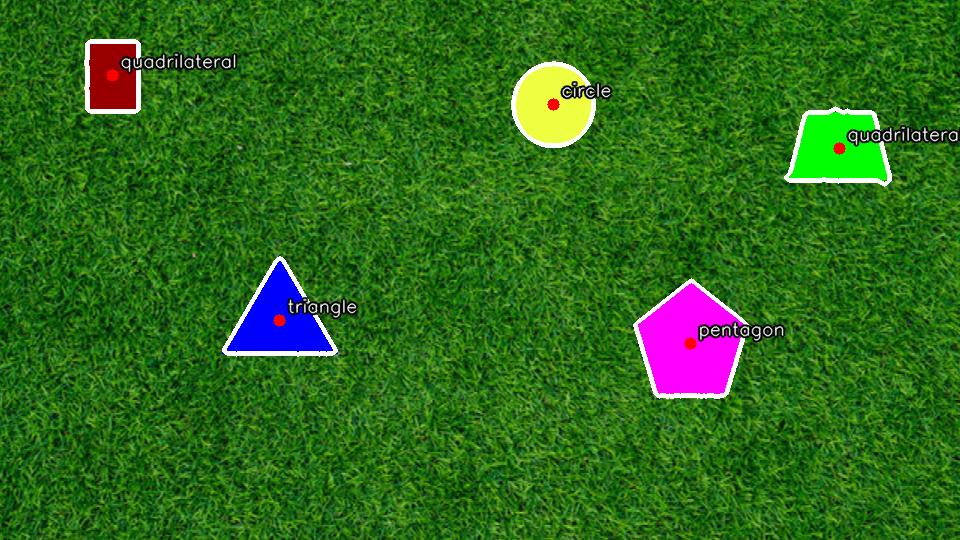
#> input picture annotated.png, 960 x 540 px
$ python Q4.py --input annotated.png
#> lines starting #> are read from the running program, lines starting #| are printed output that depends on the picture; after the words box and inside, x2 and y2 are one past the last pixel; in counts of white or black regions, pixels touching at a corner belong together
#> in main, img is the input picture: shape (540, 960, 3); mean B, G, R 26.7, 106, 46.1
#!/usr/bin/env python3
# -*- coding: utf-8 -*-
"""
Static shape detection on a grassy background (minimal) + Part 4 (3D centers):
- Detect colored shapes (red, yellow, blue, magenta, bright green)
- Outline contours, mark centers, label shape
- NEW: Estimate plane depth Z from a known-size circle (radius=10 in), then back-project
       each center (u,v) -> (X,Y,Z) in camera frame with given intrinsics K.
- If no circle is found, Z is reported as unknown (still outputs 2D annotations).

Usage:
python Q4.py --input PennAir_2024_App_Static.png --output annotatedQ4.png
"""
import cv2
import numpy as np
import argparse
from pathlib import Path
import math

# ---------- Camera intrinsics (given) ----------
FX = 2564.3186869
FY = 2569.70273111
CX = 0.0
CY = 0.0
F_MEAN = 0.5 * (FX + FY)

# Real circle size (inches)
CIRCLE_RADIUS_IN = 10.0
CIRCLE_DIAM_IN = 2.0 * CIRCLE_RADIUS_IN

def classify_shape(contour):
    peri = cv2.arcLength(contour, True)
    if peri == 0:
        return "unknown"
    approx = cv2.approxPolyDP(contour, 0.02 * peri, True)
    v = len(approx)
    area = cv2.contourArea(contour)
    if area < 200:  # ignore tiny blobs
        return None
    circ = 4 * np.pi * area / (peri * peri)   # circularity
    if v == 3:
        return "triangle"
    elif v == 4:
        return "quadrilateral"
    elif v == 5:
        return "pentagon"
    else:
        if circ > 0.75:
            return "circle"
        return "polygon"

# --- small helpers for Part 4 ---
def depth_from_circle_pixels(r_px: float):
    """Z (in) = f_mean * D_real / d_px, where d_px = 2*r_px (circle diameter in pixels)."""
    if r_px is None or r_px <= 0:
        return None
    d_px = 2.0 * r_px
    return (F_MEAN * CIRCLE_DIAM_IN) / d_px

def pixel_to_camera_xyz(u: float, v: float, Z_in: float):
    """(u,v,1)*Z with intrinsics: X=(u-cx)/fx*Z, Y=(v-cy)/fy*Z, Z=Z. Units: inches."""
    X = (u - CX) / FX * Z_in
    Y = (v - CY) / FY * Z_in
    return (X, Y, Z_in)

def detect_and_annotate(img_bgr):
    hsv = cv2.cvtColor(img_bgr, cv2.COLOR_BGR2HSV)
#> hsv: shape (540, 960, 3); mean H, S, V 54.3, 211.8, 113

    # Color ranges (OpenCV HSV: H in [0,179])
    color_ranges = {
        "red1": ((0, 120, 70), (10, 255, 255)),
        "red2": ((170, 120, 70), (179, 255, 255)),
        "yellow": ((20, 120, 120), (35, 255, 255)),
        "blue": ((100, 120, 70), (130, 255, 255)),
        "magenta": ((140, 120, 70), (170, 255, 255)),
        # bright green; increase V to avoid grass
        "bright_green": ((45, 120, 170), (85, 255, 255)),
    }

    masks = []
    for name, (low, high) in color_ranges.items():
        low = np.array(low, dtype=np.uint8)
        high = np.array(high, dtype=np.uint8)
        mask = cv2.inRange(hsv, low, high)
        k = cv2.getStructuringElement(cv2.MORPH_ELLIPSE, (7,7))
        mask = cv2.morphologyEx(mask, cv2.MORPH_CLOSE, k, iterations=2)
        mask = cv2.morphologyEx(mask, cv2.MORPH_OPEN, k, iterations=1)
        masks.append((name, mask))
#> this loop made 6 passes
#> pass 1, in detect_and_annotate, `mask = cv2.inRange(hsv, low, high)`:
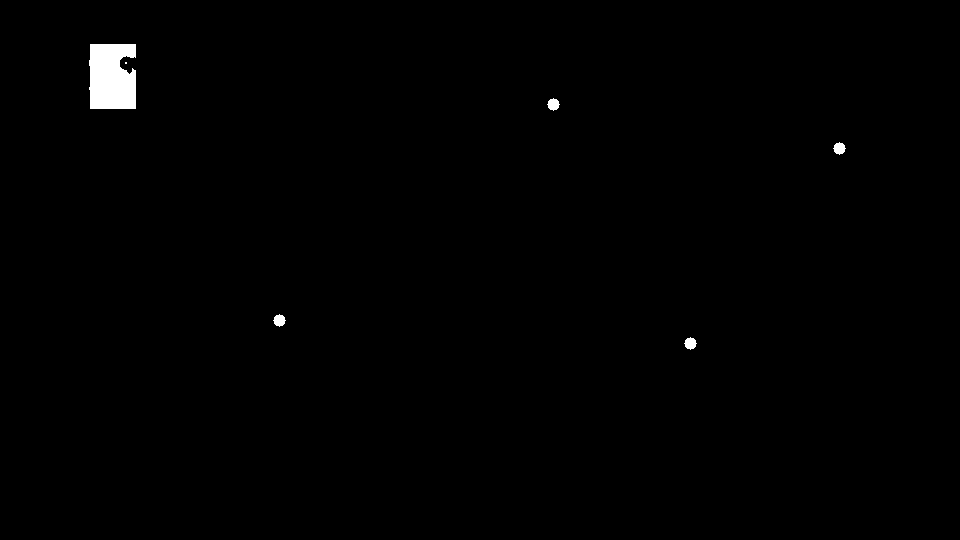
#> mask: shape (540, 960); 0.63% white; 6 white regions (1 under 20 px), largest, box (x1, y1, x2, y2) and area: (89, 44, 136, 109) 2797, (547, 98, 560, 111) 113, (833, 142, 846, 155) 113, (273, 314, 286, 327) 113, (684, 337, 697, 350) 113
#> after the loop, masks = 6 items

    # Merge red mask
    red_mask = None
    for name, m in masks:
        if name.startswith("red"):
            red_mask = m if red_mask is None else cv2.bitwise_or(red_mask, m)
#> this loop made 6 passes
#> name on passes 1 to 6: 'red1', 'red2', 'yellow', 'blue', 'magenta', 'bright_green'

    final_masks = []
    if red_mask is not None:
        final_masks.append(("red", red_mask))
    for name, m in masks:
        if not name.startswith("red"):
            final_masks.append((name, m))
#> after the loop, final_masks = 5 items

    # -------- First pass: collect detections (no drawing yet) --------
    detections = []
    circle_candidates = []    # store (contour, r_px) for circles (for Z estimation)

    for label, mask in final_masks:
        contours, _ = cv2.findContours(mask, cv2.RETR_EXTERNAL, cv2.CHAIN_APPROX_SIMPLE)
        for c in contours:
            area = cv2.contourArea(c)
            if area < 600:
                continue
            shape = classify_shape(c)
            if shape is None:
                continue
            M = cv2.moments(c)
            if M["m00"] != 0:
                cx, cy = int(M["m10"]/M["m00"]), int(M["m01"]/M["m00"])
            else:
                (x, y), _ = cv2.minEnclosingCircle(c)
                cx, cy = int(x), int(y)

            det = {
                "shape": shape,
                "mask": label,
                "center": (cx, cy),
                "area": int(area),
                "contour": c
            }
            detections.append(det)

            # 圆的像素半径（用于 Z）：取最小外接圆
            if shape == "circle":
                (_, _), r = cv2.minEnclosingCircle(c)
                circle_candidates.append((c, r))
#> this loop made 5 passes
#> label on passes 1, 2, 4: 'red', 'yellow', 'magenta'
#> label on passes 3, 5: 'blue', 'bright_green'
#> after the loop, circle_candidates = 1 item; detections = 5 items

    # -------- Estimate plane depth Z from the largest circle --------
    Z_plane = None
    if circle_candidates:
        # pick the circle with largest radius (more stable)
        _, r_best = max(circle_candidates, key=lambda t: t[1])
#> r_best = 38.74
        Z_plane = depth_from_circle_pixels(r_best)
#> in depth_from_circle_pixels, `d_px = 2.0 * r_px`: d_px = 77.48
#> Z_plane = 662.7

    # -------- Second pass: draw + 3D text --------
    annot = img_bgr.copy()

    # Put Z note on the image
    z_note = "Z: unknown (no circle)" if Z_plane is None else f"Z = {Z_plane:.2f} in (from circle)"
#> z_note = 'Z = 662.65 in (from circle)'
    cv2.putText(annot, z_note, (20, 30),
                cv2.FONT_HERSHEY_SIMPLEX, 0.8, (0,0,0), 3, cv2.LINE_AA)
    cv2.putText(annot, z_note, (20, 30),
                cv2.FONT_HERSHEY_SIMPLEX, 0.8, (255,255,255), 1, cv2.LINE_AA)
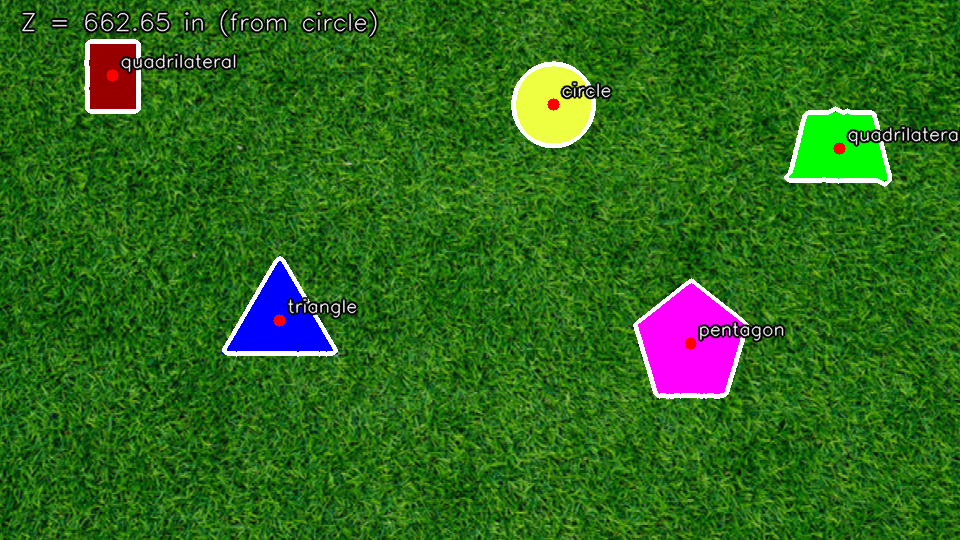
#> annot: shape (540, 960, 3); mean B, G, R 27, 105.7, 46.3

    for d in detections:
        c = d["contour"]
        cx, cy = d["center"]
        shape = d["shape"]

        cv2.drawContours(annot, [c], -1, (255,255,255), 3)     # outline
        cv2.circle(annot, (cx, cy), 6, (0,0,255), -1)          # center dot

        if Z_plane is not None:
            X, Y, Z = pixel_to_camera_xyz(cx, cy, Z_plane)
            text = f"{shape}  ({X:.1f},{Y:.1f},{Z:.1f}) in"
        else:
            text = f"{shape}"

        cv2.putText(annot, text, (cx-130, cy-18),
                    cv2.FONT_HERSHEY_SIMPLEX, 0.6, (0,0,0), 3, cv2.LINE_AA)
        cv2.putText(annot, text, (cx-130, cy-18),
                    cv2.FONT_HERSHEY_SIMPLEX, 0.6, (255,255,255), 1, cv2.LINE_AA)
#> this loop made 5 passes
#> (cx, cy, shape, X, Y, text) on passes 1 to 5: (112, 76, 'polygon', 28.94, 19.6, 'polygon  (28.9,19.6,662.7) in'), (552, 104, 'circle', 142.6, 26.82, 'circle  (142.6,26.8,662.7) in'), (278, 320, 'triangle', 71.84, 82.52, 'triangle  (71.8,82.5,662.7) in'), (690, 343, 'pentagon', 178.3, 88.45, 'pentagon  (178.3,88.4,662.7) in'), (839, 147, 'quadrilateral', 216.8, 37.91, 'quadrilateral  (216.8,37.9,662.7) in')
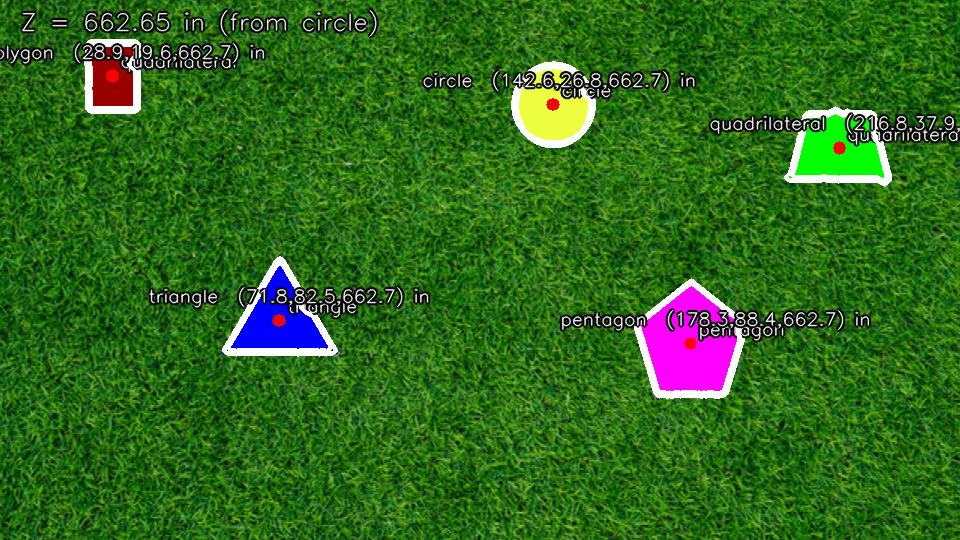
#> annot: shape (540, 960, 3); 4.37% of pixels changed, all inside (x1, y1, x2, y2) = (0, 41, 960, 394)

    det_sorted = sorted(detections, key=lambda d: d["center"][0])
#> det_sorted = 5 items
    for d in det_sorted:
        print(f"{d['shape']:>11s} @ {d['center']} (area={d['area']}) via {d['mask']}")
#> this loop made 5 passes
#|     polygon @ (112, 76) (area=2819) via red
#|    triangle @ (278, 320) (area=4734) via blue
#|      circle @ (552, 104) (area=4439) via yellow
#|    pentagon @ (690, 343) (area=7960) via magenta
#| quadrilateral @ (839, 147) (area=4927) via bright_green

    return annot, detections, Z_plane

def main():
    ap = argparse.ArgumentParser()
    ap.add_argument("--input", required=True, help="path to input image")
    ap.add_argument("--output", default="annotated.png", help="path to save annotated image")
    args = ap.parse_args()

    img_path = Path(args.input)
    img = cv2.imread(str(img_path))
    if img is None:
        raise FileNotFoundError(f"Cannot read image: {img_path}")

    annot, det, Z_plane = detect_and_annotate(img)
#> det = 5 items; Z_plane = 662.7
    cv2.imwrite(args.output, annot)

    print("Estimated plane depth Z:", "unknown" if Z_plane is None else f"{Z_plane:.3f} in")
#| Estimated plane depth Z: 662.650 in

if __name__ == "__main__":
    main()
